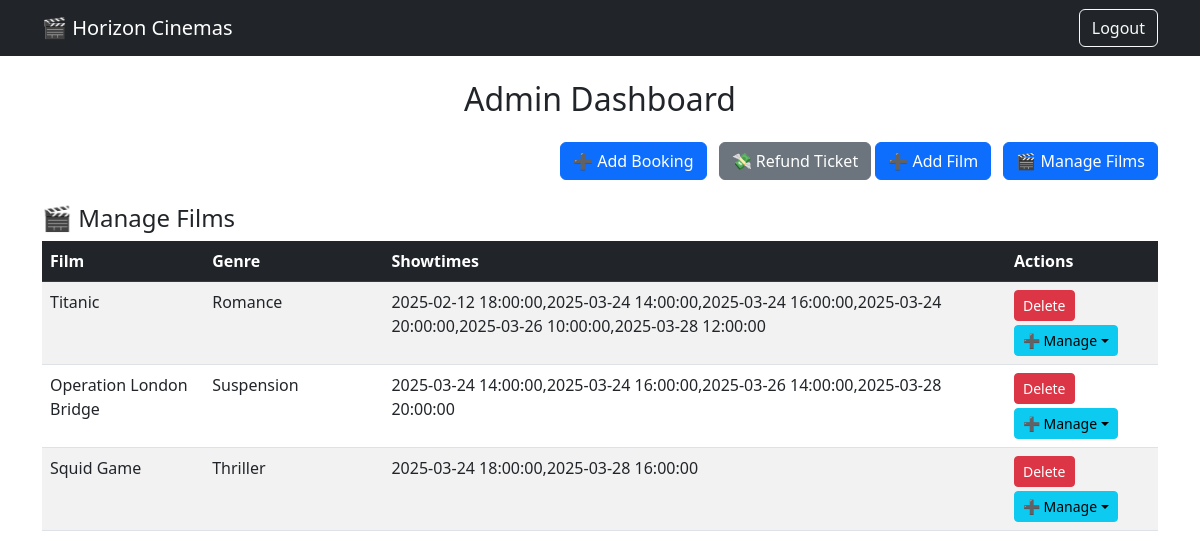
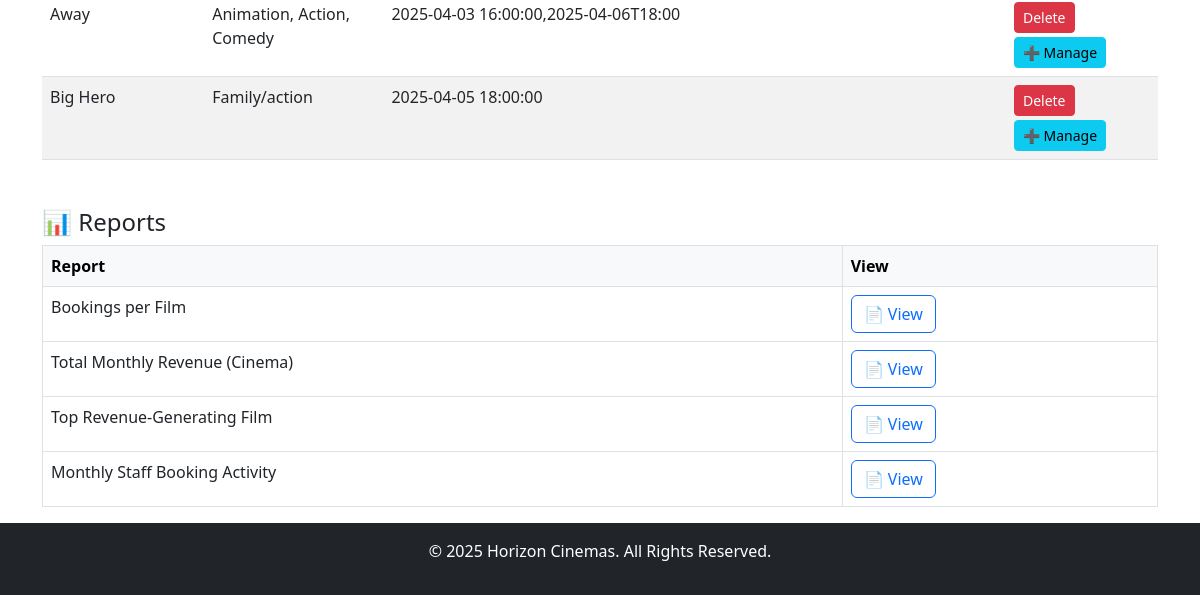
The app's page /admin_dashboard (signed in), older data (2 pictures, top to bottom).
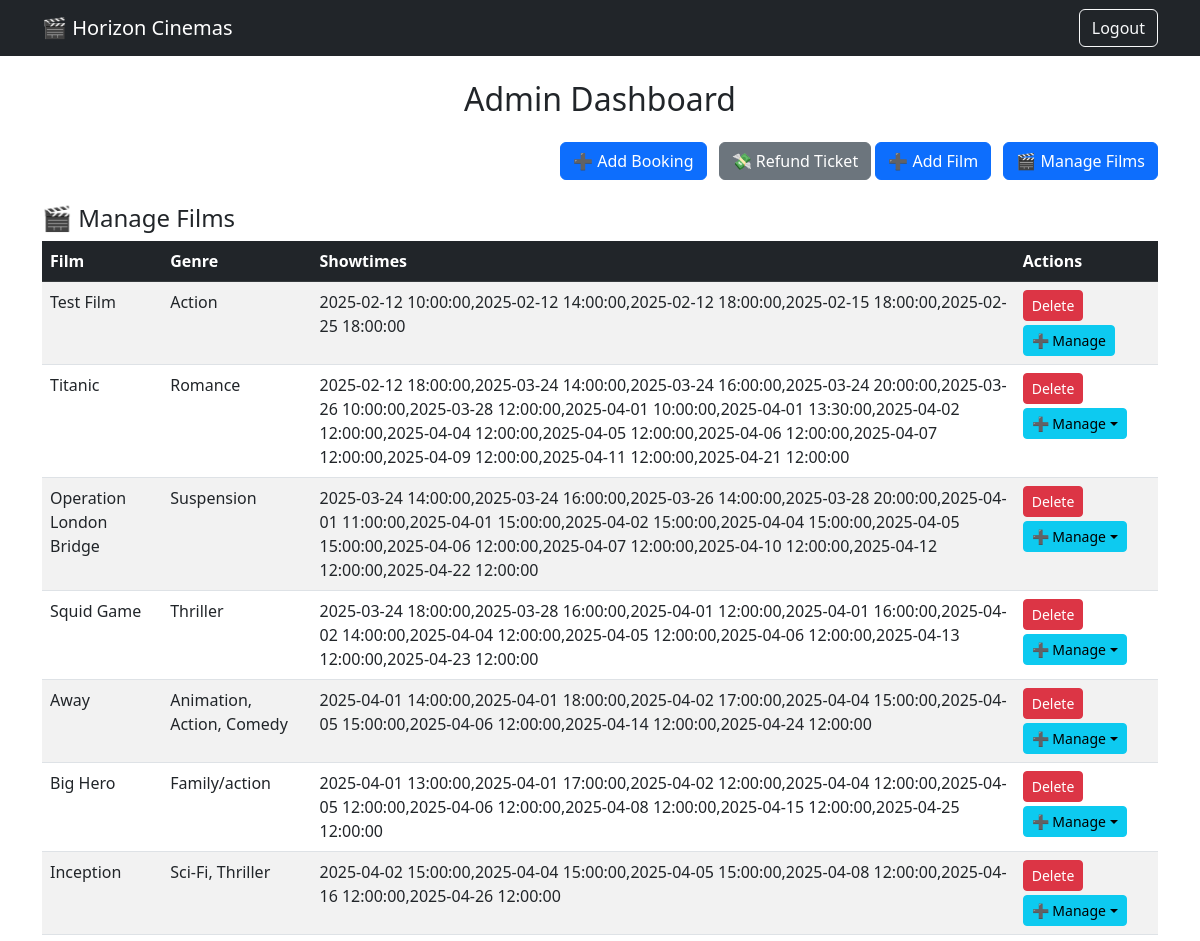
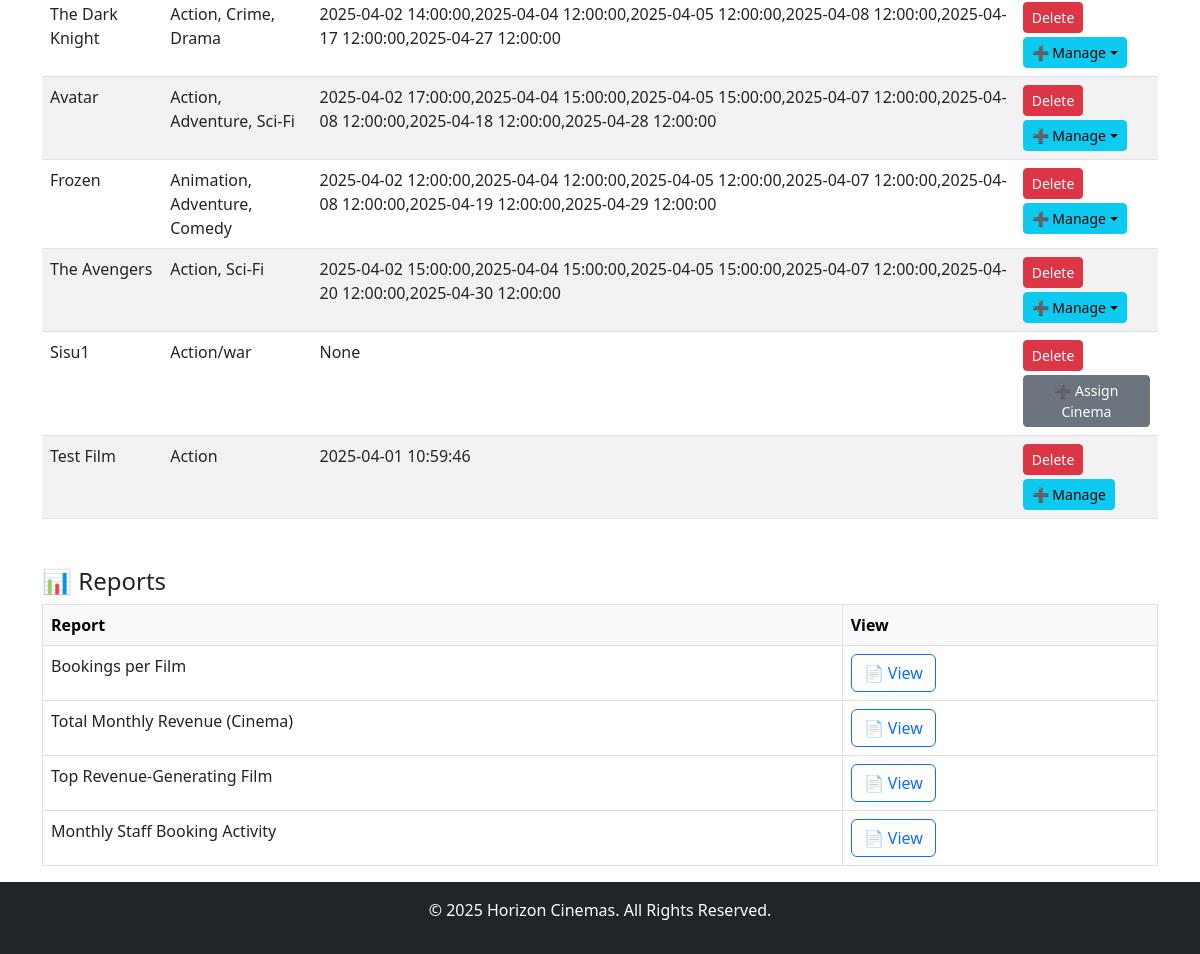
The same page, newer data (2 pictures, top to bottom).
### tables this page shows
CREATE TABLE films (
            id INTEGER PRIMARY KEY AUTOINCREMENT,
            title TEXT NOT NULL,
            genre TEXT NOT NULL,
            age_rating TEXT NOT NULL,
            description TEXT,
            actors TEXT
        );

### blueprints/admin_routes.py (the view)
@admin_routes.route('/admin_dashboard')
@jwt_required(locations=["cookies"])
def admin_dashboard():
    user_id = get_jwt_identity()
    with get_db_connection() as conn:
        cursor = conn.cursor()
        cursor.execute("SELECT role FROM users WHERE id = ?", (user_id,))
        user = cursor.fetchone()
        if not user or user["role"] not in ["admin", "manager"]:
            flash("❌ Unauthorized access!", "danger")
            return redirect(url_for('admin.admin_login'))
        cursor.execute("""
            SELECT films.id AS film_id, films.title, films.genre, films.age_rating,
                   showtimes.cinema_id, GROUP_CONCAT(DISTINCT showtimes.show_time) AS showtimes
            FROM films
            LEFT JOIN showtimes ON films.id = showtimes.film_id
            GROUP BY films.id, showtimes.cinema_id
        """)
        film_rows = cursor.fetchall()
        films, film_cinemas = [], {}
        for row in film_rows:
            fid = row["film_id"]
            if not any(f["id"] == fid for f in films):
                films.append({
                    "id": fid,
                    "title": row["title"],
                    "genre": row["genre"],
                    "age_rating": row["age_rating"],
                    "showtimes": row["showtimes"] or "None"
                })
            if row["cinema_id"]:
                cursor.execute("SELECT id, city, location FROM cinemas WHERE id = ?", (row["cinema_id"],))
                cinema = cursor.fetchone()
                film_cinemas.setdefault(fid, []).append(cinema)
        cinema_dropdown = []
        for clist in film_cinemas.values():
             cinema_dropdown = clist
             break  # take the first one only
    return render_template("admin_dashboard.html", admin_id=user_id, films=films,
                       film_cinemas=film_cinemas, cinema_dropdown=cinema_dropdown)

### database/database_setup.py (called while the page is built)
def get_db_connection():
    print("✅ get_db_connection() called")
    print("📍 USING DB: /Users/foyezahammed/Desktop/SDGP-1/database/horizon_cinemas.db")
    conn = sqlite3.connect("/Users/foyezahammed/Desktop/SDGP-1/database/horizon_cinemas.db")
    conn.row_factory = sqlite3.Row
    return conn

### templates/admin_dashboard.html (shortened to what this page needs)
<!DOCTYPE html>
<html lang="en">
<head>
  <link rel="stylesheet" href="{{ url_for('static', filename='style.css') }}">
  <link href="https://cdn.jsdelivr.net/npm/bootstrap@5.3.0/dist/css/bootstrap.min.css" rel="stylesheet">
</head>
<body>
<nav class="navbar navbar-dark bg-dark">
  <div class="container">
    <a class="navbar-brand" href="/">🎬 Horizon Cinemas</a>
    <form action="/logout" method="POST" class="d-inline">
      <button type="submit" class="btn btn-outline-light">Logout</button>
    </form>
  </div>
</nav>
<div class="container mt-4">
  <h2 class="text-center mb-4">Admin Dashboard</h2>
  <div class="mb-3 text-end">
    <a href="/booking" class="btn btn-primary">➕ Add Booking</a>
    <a href="/refund?from_manager=true" class="btn btn-secondary ms-2">💸 Refund Ticket</a>
    <a href="{{ url_for('admin.add_film') }}" class="btn btn-primary">➕ Add Film</a>
    <a href="{{ url_for('admin.manage_film') }}" class="btn btn-primary ms-2">🎬 Manage Films</a>
  </div>
  <h4 class="mt-4">🎬 Manage Films</h4>
  <table class="table table-striped">
    <thead class="table-dark">
      <tr>
        <th>Film</th>
        <th>Genre</th>
        <th>Showtimes</th>
        <th>Actions</th>
      </tr>
    </thead>
    <tbody>
      {% for film in films %}
      <tr>
        <td>{{ film.title }}</td>
        <td>{{ film.genre }}</td>
        <td>{{ film.showtimes or "None" }}</td>
        <td>
          <a href="{{ url_for('admin.delete_film', film_id=film.id) }}" class="btn btn-danger btn-sm">Delete</a>
          {% set cinemas_for_film = film_cinemas.get(film.id, []) %}
          {% if cinemas_for_film|length == 1 %}
            <a href="{{ url_for('admin.manage_film', cinema_id=cinemas_for_film[0].id) }}" class="btn btn-info btn-sm mt-1">➕ Manage</a>
          {% elif cinemas_for_film|length > 1 %}
            <div class="dropdown mt-1">
              <button class="btn btn-info btn-sm dropdown-toggle" data-bs-toggle="dropdown">➕ Manage</button>
            </div>
          {% else %}
            <a href="{{ url_for('admin.select_cinema_for_showtime', film_id=film.id) }}" class="btn btn-secondary btn-sm mt-1">➕ Assign Cinema</a>
          {% endif %}
        </td>
      </tr>
      {% endfor %}
    </tbody>
  </table>
  <h4 class="mt-5">📊 Reports</h4>
  <table class="table table-bordered">
    <thead class="table-light">
      <tr><th>Report</th><th>View</th></tr>
    </thead>
    <tbody>
      <tr>
        <td>Bookings per Film</td>
        <td><a href="/report/bookings_per_film" class="btn btn-outline-primary">📄 View</a></td>
      </tr>
      <tr>
        <td>Total Monthly Revenue (Cinema)</td>
        <td><a href="/report/monthly_revenue" class="btn btn-outline-primary">📄 View</a></td>
      </tr>
      <tr>
        <td>Top Revenue-Generating Film</td>
        <td><a href="/report/top_film" class="btn btn-outline-primary">📄 View</a></td>
      </tr>
      <tr>
        <td>Monthly Staff Booking Activity</td>
        <td><a href="/report/staff_bookings" class="btn btn-outline-primary">📄 View</a></td>
      </tr>
    </tbody>
  </table>
</div>
<footer class="text-center bg-dark text-white py-3">
  <p>© 2025 Horizon Cinemas. All Rights Reserved.</p>
</footer>
</body>
</html>

### static/style.css (style rules this page uses)
body { font-family: Arial, sans-serif; background-color: #f5f5f5; margin: 0; padding: 0; }

Row changes from the older to the newer data that the page shows:
added films: title "Test Film", genre "Action", showtimes "2025-02-12 10:00:00,2025-02-12 14:00:00,2025-02-12 18:00:00,2025-02-15 18:00:00,2025-02-25 18:00:00"
computed for films "Titanic": showtimes "2025-02-12 18:00:00,2025-03-24 14:00:00,2025-03-24 16:00:00,2025-03-24 20:00:00,2025-03-26 10:00:00,2025-03-28 12:00:00" → "…14:00:00,2025-03-24 16:00:00,2025-03-24 20:00:00,2025-03-26 10:00:00,2025-03-28 12:00:00,2025-04-01 10:00:00,2025-04-01 13:30:00,2025-04-02 12:00:00,2025-04-04 12:00:00,2025-04-05 12:00:00,2025-04-06 12:00:00,2025-04-07 12:00:00,2025-04-09 12:00:00,2025-04-11 12:00:00,2025-04-21 12:00:00"
computed for films "Operation London Bridge": showtimes "2025-03-24 14:00:00,2025-03-24 16:00:00,2025-03-26 14:00:00,2025-03-28 20:00:00" → "2025-03-24 14:00:00,2025-03-24 16:00:00,2025-03-26 14:00:00,2025-03-28 20:00:00,2025-04-01 11:00:00,2025-04-01 15:00:00,2025-04-02 15:00:00,2025-04-04 15:00:00,2025-04-05 15:00:00,2025-04-06 12:00:00,2025-04-07 12:00:00,2025-04-10 12:00:00,2025-04-12 12:00:00,2025-04-22 12:00:00"
computed for films "Squid Game": showtimes "2025-03-24 18:00:00,2025-03-28 16:00:00" → "2025-03-24 18:00:00,2025-03-28 16:00:00,2025-04-01 12:00:00,2025-04-01 16:00:00,2025-04-02 14:00:00,2025-04-04 12:00:00,2025-04-05 12:00:00,2025-04-06 12:00:00,2025-04-13 12:00:00,2025-04-23 12:00:00"
computed for films "Away": showtimes "2025-04-03 16:00:00,2025-04-06T18:00" → "2025-04-01 14:00:00,2025-04-01 18:00:00,2025-04-02 17:00:00,2025-04-04 15:00:00,2025-04-05 15:00:00,2025-04-06 12:00:00,2025-04-14 12:00:00,2025-04-24 12:00:00"
computed for films "Big Hero": showtimes "2025-04-05 18:00:00" → "2025-04-01 13:00:00,2025-04-01 17:00:00,2025-04-02 12:00:00,2025-04-04 12:00:00,2025-04-05 12:00:00,2025-04-06 12:00:00,2025-04-08 12:00:00,2025-04-15 12:00:00,2025-04-25 12:00:00"
added films: title "Inception", genre "Sci-Fi, Thriller", showtimes "2025-04-02 15:00:00,2025-04-04 15:00:00,2025-04-05 15:00:00,2025-04-08 12:00:00,2025-04-16 12:00:00,2025-04-26 12:00:00"
added films: title "The Dark Knight", genre "Action, Crime, Drama", showtimes "2025-04-02 14:00:00,2025-04-04 12:00:00,2025-04-05 12:00:00,2025-04-08 12:00:00,2025-04-17 12:00:00,2025-04-27 12:00:00"
added films: title "Avatar", genre "Action, Adventure, Sci-Fi", showtimes "2025-04-02 17:00:00,2025-04-04 15:00:00,2025-04-05 15:00:00,2025-04-07 12:00:00,2025-04-08 12:00:00,2025-04-18 12:00:00,2025-04-28 12:00:00"
added films: title "Frozen", genre "Animation, Adventure, Comedy", showtimes "2025-04-02 12:00:00,2025-04-04 12:00:00,2025-04-05 12:00:00,2025-04-07 12:00:00,2025-04-08 12:00:00,2025-04-19 12:00:00,2025-04-29 12:00:00"
added films: title "The Avengers", genre "Action, Sci-Fi", showtimes "2025-04-02 15:00:00,2025-04-04 15:00:00,2025-04-05 15:00:00,2025-04-07 12:00:00,2025-04-20 12:00:00,2025-04-30 12:00:00"
added films: title "Sisu1", genre "Action/war", showtimes "None"
added films: title "Test Film", genre "Action", showtimes "2025-04-01 10:59:46"
